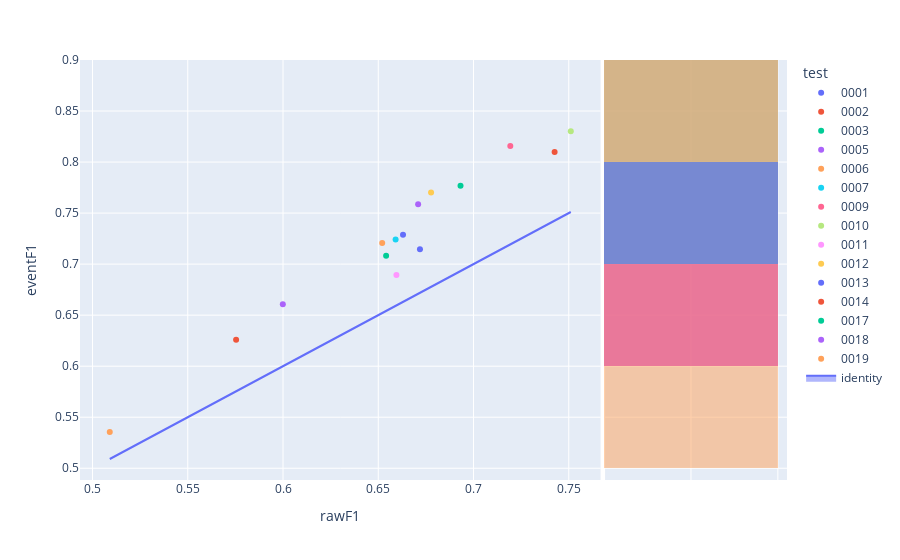

Notebook code cell kept with this figure:
### Code cell
fig=px.scatter(experimentModels_N2,x='rawF1',y='eventF1',color='test',hover_name='modelId', marginal_y="histogram")
fig.add_trace(
    go.Scatter(x=experimentModels_N2['rawF1'], y=experimentModels_N2['rawF1'], name="identity", mode='lines',fill="toself")
)
fig.show()

### Figure 1 — Plotly figure (JSON) as saved in the notebook; plotly's stock layout.template omitted (floating-point values rounded to 4 significant figures)
{"data": [{"hovertemplate": "<b>%{hovertext}</b><br><br>test=0001<br>rawF1=%{x}<br>eventF1=%{y}<extra></extra>", "hovertext": ["aa11eb61-61e6-41e2-94d5-a4833e9b8d9d"], "legendgroup": "0001", "marker": {"color": "#636efa", "symbol": "circle"}, "mode": "markers", "name": "0001", "orientation": "v", "showlegend": true, "type": "scatter", "x": [0.663], "xaxis": "x", "y": [0.7288], "yaxis": "y"}, {"alignmentgroup": "True", "bingroup": "y", "hovertemplate": "test=0001<br>eventF1=%{y}<br>count=%{x}<extra></extra>", "legendgroup": "0001", "marker": {"color": "#636efa"}, "name": "0001", "offsetgroup": "0001", "opacity": 0.5, "showlegend": false, "type": "histogram", "xaxis": "x2", "y": [0.7288], "yaxis": "y2"}, {"hovertemplate": "<b>%{hovertext}</b><br><br>test=0002<br>rawF1=%{x}<br>eventF1=%{y}<extra></extra>", "hovertext": ["56daf263-9a04-44a8-a967-ed222c84ae8c"], "legendgroup": "0002", "marker": {"color": "#EF553B", "symbol": "circle"}, "mode": "markers", "name": "0002", "orientation": "v", "showlegend": true, "type": "scatter", "x": [0.7426], "xaxis": "x", "y": [0.8098], "yaxis": "y"}, {"alignmentgroup": "True", "bingroup": "y", "hovertemplate": "test=0002<br>eventF1=%{y}<br>count=%{x}<extra></extra>", "legendgroup": "0002", "marker": {"color": "#EF553B"}, "name": "0002", "offsetgroup": "0002", "opacity": 0.5, "showlegend": false, "type": "histogram", "xaxis": "x2", "y": [0.8098], "yaxis": "y2"}, {"hovertemplate": "<b>%{hovertext}</b><br><br>test=0003<br>rawF1=%{x}<br>eventF1=%{y}<extra></extra>", "hovertext": ["983f3902-7ddc-4ab2-93e7-4da2577f8b4b"], "legendgroup": "0003", "marker": {"color": "#00cc96", "symbol": "circle"}, "mode": "markers", "name": "0003", "orientation": "v", "showlegend": true, "type": "scatter", "x": [0.6541], "xaxis": "x", "y": [0.7082], "yaxis": "y"}, {"alignmentgroup": "True", "bingroup": "y", "hovertemplate": "test=0003<br>eventF1=%{y}<br>count=%{x}<extra></extra>", "legendgroup": "0003", "marker": {"color": "#00cc96"}, "name": "0003", "offsetgroup": "0003", "opacity": 0.5, "showlegend": false, "type": "histogram", "xaxis": "x2", "y": [0.7082], "yaxis": "y2"}, {"hovertemplate": "<b>%{hovertext}</b><br><br>test=0005<br>rawF1=%{x}<br>eventF1=%{y}<extra></extra>", "hovertext": ["c0eba1b0-cd60-4e9e-ab7f-71131a829c7e"], "legendgroup": "0005", "marker": {"color": "#ab63fa", "symbol": "circle"}, "mode": "markers", "name": "0005", "orientation": "v", "showlegend": true, "type": "scatter", "x": [0.5999], "xaxis": "x", "y": [0.6608], "yaxis": "y"}, {"alignmentgroup": "True", "bingroup": "y", "hovertemplate": "test=0005<br>eventF1=%{y}<br>count=%{x}<extra></extra>", "legendgroup": "0005", "marker": {"color": "#ab63fa"}, "name": "0005", "offsetgroup": "0005", "opacity": 0.5, "showlegend": false, "type": "histogram", "xaxis": "x2", "y": [0.6608], "yaxis": "y2"}, {"hovertemplate": "<b>%{hovertext}</b><br><br>test=0006<br>rawF1=%{x}<br>eventF1=%{y}<extra></extra>", "hovertext": ["d7cf3254-9d32-4e20-a23e-3cdcd3107eaa"], "legendgroup": "0006", "marker": {"color": "#FFA15A", "symbol": "circle"}, "mode": "markers", "name": "0006", "orientation": "v", "showlegend": true, "type": "scatter", "x": [0.6521], "xaxis": "x", "y": [0.7208], "yaxis": "y"}, {"alignmentgroup": "True", "bingroup": "y", "hovertemplate": "test=0006<br>eventF1=%{y}<br>count=%{x}<extra></extra>", "legendgroup": "0006", "marker": {"color": "#FFA15A"}, "name": "0006", "offsetgroup": "0006", "opacity": 0.5, "showlegend": false, "type": "histogram", "xaxis": "x2", "y": [0.7208], "yaxis": "y2"}, {"hovertemplate": "<b>%{hovertext}</b><br><br>test=0007<br>rawF1=%{x}<br>eventF1=%{y}<extra></extra>", "hovertext": ["4f832318-c477-4835-acd3-7ec40944edd3"], "legendgroup": "0007", "marker": {"color": "#19d3f3", "symbol": "circle"}, "mode": "markers", "name": "0007", "orientation": "v", "showlegend": true, "type": "scatter", "x": [0.6591], "xaxis": "x", "y": [0.7241], "yaxis": "y"}, {"alignmentgroup": "True", "bingroup": "y", "hovertemplate": "test=0007<br>eventF1=%{y}<br>count=%{x}<extra></extra>", "legendgroup": "0007", "marker": {"color": "#19d3f3"}, "name": "0007", "offsetgroup": "0007", "opacity": 0.5, "showlegend": false, "type": "histogram", "xaxis": "x2", "y": [0.7241], "yaxis": "y2"}, {"hovertemplate": "<b>%{hovertext}</b><br><br>test=0009<br>rawF1=%{x}<br>eventF1=%{y}<extra></extra>", "hovertext": ["15e578bc-6917-4cef-a16a-bade7c0b0676"], "legendgroup": "0009", "marker": {"color": "#FF6692", "symbol": "circle"}, "mode": "markers", "name": "0009", "orientation": "v", "showlegend": true, "type": "scatter", "x": [0.7193], "xaxis": "x", "y": [0.8158], "yaxis": "y"}, {"alignmentgroup": "True", "bingroup": "y", "hovertemplate": "test=0009<br>eventF1=%{y}<br>count=%{x}<extra></extra>", "legendgroup": "0009", "marker": {"color": "#FF6692"}, "name": "0009", "offsetgroup": "0009", "opacity": 0.5, "showlegend": false, "type": "histogram", "xaxis": "x2", "y": [0.8158], "yaxis": "y2"}, {"hovertemplate": "<b>%{hovertext}</b><br><br>test=0010<br>rawF1=%{x}<br>eventF1=%{y}<extra></extra>", "hovertext": ["7e1fcff0-30f4-4f29-90d4-f7171b7700cf"], "legendgroup": "0010", "marker": {"color": "#B6E880", "symbol": "circle"}, "mode": "markers", "name": "0010", "orientation": "v", "showlegend": true, "type": "scatter", "x": [0.7511], "xaxis": "x", "y": [0.8302], "yaxis": "y"}, {"alignmentgroup": "True", "bingroup": "y", "hovertemplate": "test=0010<br>eventF1=%{y}<br>count=%{x}<extra></extra>", "legendgroup": "0010", "marker": {"color": "#B6E880"}, "name": "0010", "offsetgroup": "0010", "opacity": 0.5, "showlegend": false, "type": "histogram", "xaxis": "x2", "y": [0.8302], "yaxis": "y2"}, {"hovertemplate": "<b>%{hovertext}</b><br><br>test=0011<br>rawF1=%{x}<br>eventF1=%{y}<extra></extra>", "hovertext": ["0f783e82-ff7a-4204-9e47-55e534671311"], "legendgroup": "0011", "marker": {"color": "#FF97FF", "symbol": "circle"}, "mode": "markers", "name": "0011", "orientation": "v", "showlegend": true, "type": "scatter", "x": [0.6595], "xaxis": "x", "y": [0.6894], "yaxis": "y"}, {"alignmentgroup": "True", "bingroup": "y", "hovertemplate": "test=0011<br>eventF1=%{y}<br>count=%{x}<extra></extra>", "legendgroup": "0011", "marker": {"color": "#FF97FF"}, "name": "0011", "offsetgroup": "0011", "opacity": 0.5, "showlegend": false, "type": "histogram", "xaxis": "x2", "y": [0.6894], "yaxis": "y2"}, {"hovertemplate": "<b>%{hovertext}</b><br><br>test=0012<br>rawF1=%{x}<br>eventF1=%{y}<extra></extra>", "hovertext": ["99bfe384-9dde-485c-8233-eb9370c0bdbf"], "legendgroup": "0012", "marker": {"color": "#FECB52", "symbol": "circle"}, "mode": "markers", "name": "0012", "orientation": "v", "showlegend": true, "type": "scatter", "x": [0.6777], "xaxis": "x", "y": [0.7702], "yaxis": "y"}, {"alignmentgroup": "True", "bingroup": "y", "hovertemplate": "test=0012<br>eventF1=%{y}<br>count=%{x}<extra></extra>", "legendgroup": "0012", "marker": {"color": "#FECB52"}, "name": "0012", "offsetgroup": "0012", "opacity": 0.5, "showlegend": false, "type": "histogram", "xaxis": "x2", "y": [0.7702], "yaxis": "y2"}, {"hovertemplate": "<b>%{hovertext}</b><br><br>test=0013<br>rawF1=%{x}<br>eventF1=%{y}<extra></extra>", "hovertext": ["63e51dd9-118d-496b-8b4d-c0fd4db3d962"], "legendgroup": "0013", "marker": {"color": "#636efa", "symbol": "circle"}, "mode": "markers", "name": "0013", "orientation": "v", "showlegend": true, "type": "scatter", "x": [0.6719], "xaxis": "x", "y": [0.7145], "yaxis": "y"}, {"alignmentgroup": "True", "bingroup": "y", "hovertemplate": "test=0013<br>eventF1=%{y}<br>count=%{x}<extra></extra>", "legendgroup": "0013", "marker": {"color": "#636efa"}, "name": "0013", "offsetgroup": "0013", "opacity": 0.5, "showlegend": false, "type": "histogram", "xaxis": "x2", "y": [0.7145], "yaxis": "y2"}, {"hovertemplate": "<b>%{hovertext}</b><br><br>test=0014<br>rawF1=%{x}<br>eventF1=%{y}<extra></extra>", "hovertext": ["1665dd00-eb54-47cb-843d-f21453d9790d"], "legendgroup": "0014", "marker": {"color": "#EF553B", "symbol": "circle"}, "mode": "markers", "name": "0014", "orientation": "v", "showlegend": true, "type": "scatter", "x": [0.5754], "xaxis": "x", "y": [0.6259], "yaxis": "y"}, {"alignmentgroup": "True", "bingroup": "y", "hovertemplate": "test=0014<br>eventF1=%{y}<br>count=%{x}<extra></extra>", "legendgroup": "0014", "marker": {"color": "#EF553B"}, "name": "0014", "offsetgroup": "0014", "opacity": 0.5, "showlegend": false, "type": "histogram", "xaxis": "x2", "y": [0.6259], "yaxis": "y2"}, {"hovertemplate": "<b>%{hovertext}</b><br><br>test=0017<br>rawF1=%{x}<br>eventF1=%{y}<extra></extra>", "hovertext": ["263de413-4128-436e-b8a1-0bb7ad600f90"], "legendgroup": "0017", "marker": {"color": "#00cc96", "symbol": "circle"}, "mode": "markers", "name": "0017", "orientation": "v", "showlegend": true, "type": "scatter", "x": [0.6932], "xaxis": "x", "y": [0.7769], "yaxis": "y"}, {"alignmentgroup": "True", "bingroup": "y", "hovertemplate": "test=0017<br>eventF1=%{y}<br>count=%{x}<extra></extra>", "legendgroup": "0017", "marker": {"color": "#00cc96"}, "name": "0017", "offsetgroup": "0017", "opacity": 0.5, "showlegend": false, "type": "histogram", "xaxis": "x2", "y": [0.7769], "yaxis": "y2"}, {"hovertemplate": "<b>%{hovertext}</b><br><br>test=0018<br>rawF1=%{x}<br>eventF1=%{y}<extra></extra>", "hovertext": ["d666c68e-f0ca-4f31-b8f4-f0495ee86bc1"], "legendgroup": "0018", "marker": {"color": "#ab63fa", "symbol": "circle"}, "mode": "markers", "name": "0018", "orientation": "v", "showlegend": true, "type": "scatter", "x": [0.6709], "xaxis": "x", "y": [0.7588], "yaxis": "y"}, {"alignmentgroup": "True", "bingroup": "y", "hovertemplate": "test=0018<br>eventF1=%{y}<br>count=%{x}<extra></extra>", "legendgroup": "0018", "marker": {"color": "#ab63fa"}, "name": "0018", "offsetgroup": "0018", "opacity": 0.5, "showlegend": false, "type": "histogram", "xaxis": "x2", "y": [0.7588], "yaxis": "y2"}, {"hovertemplate": "<b>%{hovertext}</b><br><br>test=0019<br>rawF1=%{x}<br>eventF1=%{y}<extra></extra>", "hovertext": ["d88629a4-c108-44c5-9c1b-4008bdd78400"], "legendgroup": "0019", "marker": {"color": "#FFA15A", "symbol": "circle"}, "mode": "markers", "name": "0019", "orientation": "v", "showlegend": true, "type": "scatter", "x": [0.5091], "xaxis": "x", "y": [0.5354], "yaxis": "y"}, {"alignmentgroup": "True", "bingroup": "y", "hovertemplate": "test=0019<br>eventF1=%{y}<br>count=%{x}<extra></extra>", "legendgroup": "0019", "marker": {"color": "#FFA15A"}, "name": "0019", "offsetgroup": "0019", "opacity": 0.5, "showlegend": false, "type": "histogram", "xaxis": "x2", "y": [0.5354], "yaxis": "y2"}, {"fill": "toself", "mode": "lines", "name": "identity", "type": "scatter", "x": [0.663, 0.7426, 0.6541, 0.5999, 0.6521, 0.6591, 0.7193, 0.7511, 0.6595, 0.6777, 0.6719, 0.5754, 0.6932, 0.6709, 0.5091], "y": [0.663, 0.7426, 0.6541, 0.5999, 0.6521, 0.6591, 0.7193, 0.7511, 0.6595, 0.6777, 0.6719, 0.5754, 0.6932, 0.6709, 0.5091]}], "layout": {"barmode": "overlay", "legend": {"title": {"text": "test"}, "tracegroupgap": 0}, "margin": {"t": 60}, "xaxis": {"anchor": "y", "domain": [0, 0.7363], "title": {"text": "rawF1"}}, "xaxis2": {"anchor": "y2", "domain": [0.7413, 1], "matches": "x2", "showgrid": true, "showline": false, "showticklabels": false, "ticks": ""}, "yaxis": {"anchor": "x", "domain": [0, 1], "title": {"text": "eventF1"}}, "yaxis2": {"anchor": "x2", "domain": [0, 1], "matches": "y", "showgrid": true, "showticklabels": false}}}
